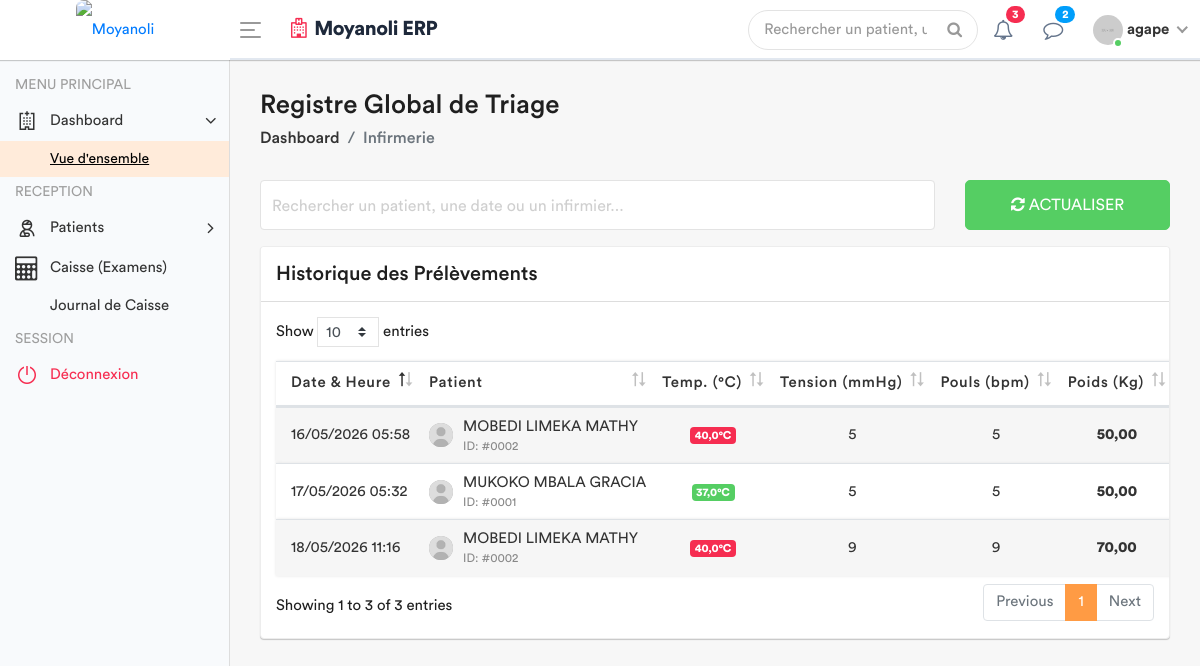
The app's page /infirmerie/registre-global/ (signed in) with its own data.
### apps/models.py (models this page shows, shortened)
class SigneVital(models.Model):
    patient = models.ForeignKey(Patient, on_delete=models.CASCADE)
    temperature = models.DecimalField(max_digits=4, decimal_places=1)
    poids = models.DecimalField(max_digits=5, decimal_places=2)
    tension_arterielle = models.CharField(max_length=10)
    frequence_cardiaque = models.IntegerField()
    frequence_respiratoire = models.IntegerField(null=True, blank=True)
    saturation_oxygene = models.IntegerField(null=True, blank=True)
    date_prelevement = models.DateTimeField(default=timezone.now)
    infirmier = models.ForeignKey(User, on_delete=models.SET_NULL, null=True)
    est_consulte = models.BooleanField(default=False)

class Patient(models.Model):
    code_patient = models.CharField(max_length=20, unique=True, editable=False)
    noms = models.CharField(max_length=100)
    service = models.ForeignKey(
        Service,
        on_delete=models.PROTECT, # On empêche de supprimer un service s'il a des patients
        related_name='patients',
        null=True # Utile si tu as déjà des patients en base sans service
    )
    sexe = models.CharField(max_length=1, choices=[('M', 'Masculin'), ('F', 'Féminin')])
    age = models.CharField(max_length=30)
    adresse = models.TextField()
    telephone = models.CharField(max_length=20)
    fiche_payee = models.BooleanField(default=False)
    created_by = models.ForeignKey(User, on_delete=models.SET_NULL, null=True, related_name='patients_crees')
    date_creation = models.DateTimeField(auto_now_add=True)
    date_modification = models.DateTimeField(auto_now=True)

### apps/views.py (the view)
# urls.py: path('infirmerie/registre-global/', views.liste_globale_triage, name='liste_globale_triage'),
@login_required
def liste_globale_triage(request):
    historique_global = SigneVital.objects.select_related('patient', 'infirmier').all().order_by('-date_prelevement')
    role = Fonction.objects.filter(userKey=request.user).first()
    fonctionKey = role.fonctionKey.roleName if role else None
    context = {
        'fonctionKey': fonctionKey,
        'historique': historique_global,
    }
    return render(request, 'back-end/infirmerie/liste_globale_triage.html', context)

### apps/templates/back-end/infirmerie/liste_globale_triage.html (shortened to what this page needs)
<!DOCTYPE html>
{% load static %}
<html lang="fr">
    <head>
        {% include 'back-end/includes/css.html' %}
    </head>
    <body>
        <div class="main-wrapper">
            {% include 'back-end/includes/header.html' %}
            {% include 'back-end/includes/sidebar.html' %}
            <div class="page-wrapper">
                <div class="content container-fluid">
                    <div class="page-header">
                        <div class="row align-items-center">
                            <div class="col">
                                <h3 class="page-title">Registre Global de Triage</h3>
                                <ul class="breadcrumb">
                                    <li class="breadcrumb-item"><a href="{% url 'dashboard' %}">Dashboard</a></li>
                                    <li class="breadcrumb-item active">Infirmerie</li>
                                </ul>
                            </div>
                        </div>
                    </div>
                    <div class="row filter-row">
                        <div class="col-sm-6 col-md-9">
                            <div class="form-group form-focus">
                                <input type="text" id="myInput" class="form-control floating">
                                <label class="focus-label">Rechercher un patient, une date ou un infirmier...</label>
                            </div>
                        </div>
                        <div class="col-sm-6 col-md-3">
                            <a href="#" class="btn btn-success btn-block"> <i class="fa fa-refresh"></i> Actualiser </a>
                        </div>
                    </div>
                    <div class="row">
                        <div class="col-md-12">
                            <div class="card card-table">
                                <div class="card-header">
                                    <h4 class="card-title mb-0">Historique des Prélèvements</h4>
                                </div>
                                <div class="card-body">
                                    <div class="table-responsive" style="padding: 15px;">
                                        <table class="table table-striped table-nowrap custom-table mb-0 datatable" id="triageTable">
                                            <thead>
                                                <tr>
                                                    <th>Date & Heure</th>
                                                    <th>Patient</th>
                                                    <th class="text-center">Temp. (°C)</th>
                                                    <th class="text-center">Tension (mmHg)</th>
                                                    <th class="text-center">Pouls (bpm)</th>
                                                    <th class="text-center">Poids (Kg)</th>
                                                </tr>
                                            </thead>
                                            <tbody>
                                                {% for signe in historique %}
                                                <tr>
                                                    <td>{{ signe.date_prelevement|date:"d/m/Y H:i" }}</td>
                                                    <td>
                                                        <h2 class="table-avatar">
                                                            <a href="#" class="avatar avatar-xs"><img src="{% static 'back-end/assets/img/user.jpg' %}" alt=""></a>
                                                            <a href="#">{{ signe.patient.noms }} <span>ID: #{{ signe.patient.id|stringformat:"04d" }}</span></a>
                                                        </h2>
                                                    </td>
                                                    <td class="text-center">
                                                        <span class="badge {% if signe.temperature >= 38 %}badge-danger{% elif signe.temperature < 36 %}badge-warning{% else %}badge-success{% endif %}">
                                                            {{ signe.temperature }}°C
                                                        </span>
                                                    </td>
                                                    <td class="text-center">{{ signe.tension_arterielle|default:"--" }}</td>
                                                    <td class="text-center">{{ signe.frequence_cardiaque|default:"--" }}</td>
                                                    <td class="text-center"><strong>{{ signe.poids }}</strong></td>
                                                </tr>
                                                {% empty %}
                                                <tr>
                                                    <td colspan="8" class="text-center text-muted py-4">Aucun prélèvement enregistré.</td>
                                                </tr>
                                                {% endfor %}
                                            </tbody>
                                        </table>
                                    </div>
                                </div>
                            </div>
                        </div>
                    </div>
                </div>
            </div>
        </div>
    </body>
</html>

### apps/templates/back-end/includes/header.html (shortened to what this page needs)
{% load static %}
<div class="header" style="background: #ffffff; border-bottom: 2px solid #e2e8f0;">
    <div class="header-left" style="background: #ffffff;">
        <a href="{% url 'home' %}" class="logo">
            <img src="{% static 'front-end/assets/dr/logo.jpg' %}" width="45" height="45" alt="Moyanoli" style="border-radius: 8px;">
        </a>
    </div>
    <a id="toggle_btn" href="javascript:void(0);" style="color: #007bff;">
        <span class="bar-icon">
            <span></span>
            <span></span>
            <span></span>
        </span>
    </a>
    <div class="page-title-box">
        <h3 style="color: #1e293b; font-weight: 700; letter-spacing: -0.5px;">
            <i class="fa fa-hospital-o text-danger mr-2"></i>Moyanoli ERP
        </h3>
    </div>
    <ul class="nav user-menu">
        <li class="nav-item">
            <div class="top-nav-search">
                <form action="#">
                    <input class="form-control" type="text" placeholder="Rechercher un patient, un dossier...">
                    <button class="btn" type="submit"><i class="fa fa-search"></i></button>
                </form>
            </div>
        </li>
        <li class="nav-item dropdown">
            <a href="#" class="dropdown-toggle nav-link" data-toggle="dropdown">
                <i class="fa fa-bell-o" style="color: #64748b;"></i> <span class="badge badge-pill bg-danger">3</span>
            </a>
        </li>
        <li class="nav-item dropdown">
            <a href="#" class="dropdown-toggle nav-link" data-toggle="dropdown">
                <i class="fa fa-comment-o" style="color: #64748b;"></i> <span class="badge badge-pill bg-info">2</span>
            </a>
        </li>
        <li class="nav-item dropdown has-arrow main-drop">
            <a href="#" class="dropdown-toggle nav-link" data-toggle="dropdown">
                <span class="user-img">
                    <img src="{% static 'back-end/assets/img/profiles/avatar-21.jpg' %}" alt="">
                    <span class="status online"></span>
                </span>
                <span style="font-weight: 600;">{{ user.username }}</span>
            </a>
        </li>
    </ul>
</div>

### records on screen
SigneVital: date_prelevement "18/05/2026 11:16", patient.noms "MOBEDI LIMEKA MATHY", patient.id "0002", temperature "40,0", tension_arterielle "9", frequence_cardiaque "9", poids "70,00"
SigneVital: date_prelevement "17/05/2026 05:32", patient.noms "MUKOKO MBALA GRACIA", patient.id "0001", temperature "37,0", tension_arterielle "5", frequence_cardiaque "5", poids "50,00"
SigneVital: date_prelevement "16/05/2026 05:58", patient.noms "MOBEDI LIMEKA MATHY", patient.id "0002", temperature "40,0", tension_arterielle "5", frequence_cardiaque "5", poids "50,00"

### other values on screen
{{ user.username }} "agape"
